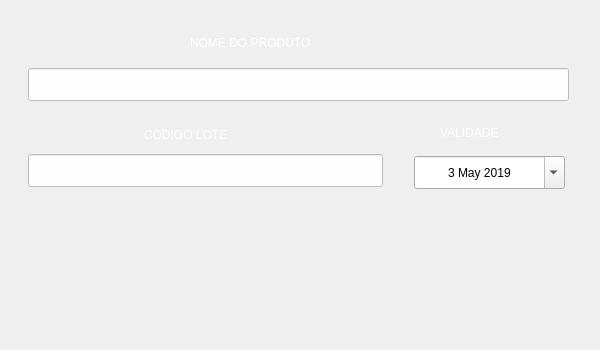
<?xml version="1.0" encoding="UTF-8"?>
<ui version="4.0">
 <class>TelaCadastro</class>
 <widget class="QMainWindow" name="TelaCadastro">
  <property name="geometry">
   <rect>
    <x>0</x>
    <y>0</y>
    <width>600</width>
    <height>350</height>
   </rect>
  </property>
  <property name="sizePolicy">
   <sizepolicy hsizetype="Fixed" vsizetype="Fixed">
    <horstretch>0</horstretch>
    <verstretch>0</verstretch>
   </sizepolicy>
  </property>
  <property name="minimumSize">
   <size>
    <width>600</width>
    <height>350</height>
   </size>
  </property>
  <property name="maximumSize">
   <size>
    <width>600</width>
    <height>350</height>
   </size>
  </property>
  <property name="windowTitle">
   <string>Pesquisa</string>
  </property>
  <widget class="QWidget" name="JanelaPrincipal">
   <property name="sizePolicy">
    <sizepolicy hsizetype="Fixed" vsizetype="Fixed">
     <horstretch>0</horstretch>
     <verstretch>0</verstretch>
    </sizepolicy>
   </property>
   <widget class="QPushButton" name="PlanodeFundo">
    <property name="geometry">
     <rect>
      <x>-10</x>
      <y>-4</y>
      <width>650</width>
      <height>430</height>
     </rect>
    </property>
    <property name="sizePolicy">
     <sizepolicy hsizetype="Expanding" vsizetype="Expanding">
      <horstretch>0</horstretch>
      <verstretch>0</verstretch>
     </sizepolicy>
    </property>
    <property name="font">
     <font>
      <stylestrategy>NoAntialias</stylestrategy>
     </font>
    </property>
    <property name="focusPolicy">
     <enum>Qt::NoFocus</enum>
    </property>
    <property name="contextMenuPolicy">
     <enum>Qt::NoContextMenu</enum>
    </property>
    <property name="acceptDrops">
     <bool>true</bool>
    </property>
    <property name="autoFillBackground">
     <bool>false</bool>
    </property>
    <property name="text">
     <string notr="true"/>
    </property>
    <property name="icon">
     <iconset>
      <normalon>../Imagens/grr segunda tela.png</normalon>
     </iconset>
    </property>
    <property name="iconSize">
     <size>
      <width>850</width>
      <height>600</height>
     </size>
    </property>
    <property name="shortcut">
     <string notr="true"/>
    </property>
    <property name="autoRepeat">
     <bool>false</bool>
    </property>
    <property name="autoExclusive">
     <bool>false</bool>
    </property>
    <property name="autoDefault">
     <bool>false</bool>
    </property>
    <property name="flat">
     <bool>true</bool>
    </property>
   </widget>
   <widget class="QLabel" name="NOMEDOPRODUTO">
    <property name="geometry">
     <rect>
      <x>190</x>
      <y>28</y>
      <width>215</width>
      <height>29</height>
     </rect>
    </property>
    <property name="styleSheet">
     <string notr="true">color: rgb(255, 255, 255);
font: 75 15pt &quot;COCOGOOSE &quot;;</string>
    </property>
    <property name="text">
     <string>NOME DO PRODUTO</string>
    </property>
   </widget>
   <widget class="QLabel" name="CODIGOLOTE">
    <property name="geometry">
     <rect>
      <x>144</x>
      <y>120</y>
      <width>147</width>
      <height>29</height>
     </rect>
    </property>
    <property name="layoutDirection">
     <enum>Qt::RightToLeft</enum>
    </property>
    <property name="styleSheet">
     <string notr="true">color: rgb(255, 255, 255);
font: 75 15pt &quot;COCOGOOSE &quot;;</string>
    </property>
    <property name="text">
     <string>CÓDIGO LOTE</string>
    </property>
   </widget>
   <widget class="QLabel" name="VALIDADE">
    <property name="geometry">
     <rect>
      <x>440</x>
      <y>118</y>
      <width>103</width>
      <height>29</height>
     </rect>
    </property>
    <property name="layoutDirection">
     <enum>Qt::RightToLeft</enum>
    </property>
    <property name="styleSheet">
     <string notr="true">color: rgb(255, 255, 255);
font: 75 15pt &quot;COCOGOOSE &quot;;</string>
    </property>
    <property name="text">
     <string>VALIDADE</string>
    </property>
   </widget>
   <widget class="QDateEdit" name="dateEdit">
    <property name="geometry">
     <rect>
      <x>414</x>
      <y>156</y>
      <width>151</width>
      <height>33</height>
     </rect>
    </property>
    <property name="cursor">
     <cursorShape>PointingHandCursor</cursorShape>
    </property>
    <property name="layoutDirection">
     <enum>Qt::LeftToRight</enum>
    </property>
    <property name="styleSheet">
     <string notr="true">font: 14pt &quot;Bahnschrift&quot;;</string>
    </property>
    <property name="alignment">
     <set>Qt::AlignCenter</set>
    </property>
    <property name="buttonSymbols">
     <enum>QAbstractSpinBox::UpDownArrows</enum>
    </property>
    <property name="date">
     <date>
      <year>2019</year>
      <month>5</month>
      <day>3</day>
     </date>
    </property>
    <property name="maximumDate">
     <date>
      <year>2200</year>
      <month>12</month>
      <day>31</day>
     </date>
    </property>
    <property name="minimumDate">
     <date>
      <year>2000</year>
      <month>1</month>
      <day>1</day>
     </date>
    </property>
    <property name="currentSection">
     <enum>QDateTimeEdit::DaySection</enum>
    </property>
    <property name="calendarPopup">
     <bool>true</bool>
    </property>
   </widget>
   <widget class="QPushButton" name="btn_Salvar">
    <property name="geometry">
     <rect>
      <x>200</x>
      <y>252</y>
      <width>201</width>
      <height>61</height>
     </rect>
    </property>
    <property name="cursor">
     <cursorShape>PointingHandCursor</cursorShape>
    </property>
    <property name="text">
     <string/>
    </property>
    <property name="icon">
     <iconset>
      <normalon>../Imagens/btn_Salvar.png</normalon>
     </iconset>
    </property>
    <property name="iconSize">
     <size>
      <width>200</width>
      <height>200</height>
     </size>
    </property>
    <property name="flat">
     <bool>true</bool>
    </property>
   </widget>
   <widget class="QLabel" name="labelAlerta">
    <property name="geometry">
     <rect>
      <x>188</x>
      <y>204</y>
      <width>233</width>
      <height>27</height>
     </rect>
    </property>
    <property name="font">
     <font>
      <family>Bahnschrift</family>
      <pointsize>16</pointsize>
      <weight>50</weight>
      <italic>false</italic>
      <bold>false</bold>
     </font>
    </property>
    <property name="cursor">
     <cursorShape>ArrowCursor</cursorShape>
    </property>
    <property name="contextMenuPolicy">
     <enum>Qt::NoContextMenu</enum>
    </property>
    <property name="layoutDirection">
     <enum>Qt::LeftToRight</enum>
    </property>
    <property name="styleSheet">
     <string notr="true">color: rgb(255, 85, 255);
selection-color: rgb(255, 240, 250);
font: 16pt &quot;Bahnschrift&quot;;</string>
    </property>
    <property name="frameShape">
     <enum>QFrame::NoFrame</enum>
    </property>
    <property name="text">
     <string/>
    </property>
    <property name="textFormat">
     <enum>Qt::AutoText</enum>
    </property>
   </widget>
   <widget class="QPushButton" name="btn_Voltar">
    <property name="geometry">
     <rect>
      <x>26</x>
      <y>12</y>
      <width>53</width>
      <height>33</height>
     </rect>
    </property>
    <property name="text">
     <string/>
    </property>
    <property name="icon">
     <iconset>
      <normalon>../Imagens/btn_Voltar.png</normalon>
     </iconset>
    </property>
    <property name="iconSize">
     <size>
      <width>40</width>
      <height>40</height>
     </size>
    </property>
    <property name="flat">
     <bool>true</bool>
    </property>
   </widget>
   <widget class="QLineEdit" name="PegarNome">
    <property name="geometry">
     <rect>
      <x>28</x>
      <y>68</y>
      <width>541</width>
      <height>33</height>
     </rect>
    </property>
    <property name="styleSheet">
     <string notr="true">color: rgb(0, 0, 0);
background-color: rgba(255, 255, 255, 233);
font: 14pt &quot;Bahnschrift&quot;;</string>
    </property>
   </widget>
   <widget class="QLineEdit" name="PegarCodigo">
    <property name="geometry">
     <rect>
      <x>28</x>
      <y>154</y>
      <width>355</width>
      <height>33</height>
     </rect>
    </property>
    <property name="styleSheet">
     <string notr="true">color: rgb(0, 0, 0);
background-color: rgba(255, 255, 255, 233);
font: 14pt &quot;Bahnschrift&quot;;</string>
    </property>
   </widget>
  </widget>
 </widget>
 <resources/>
 <connections/>
</ui>
